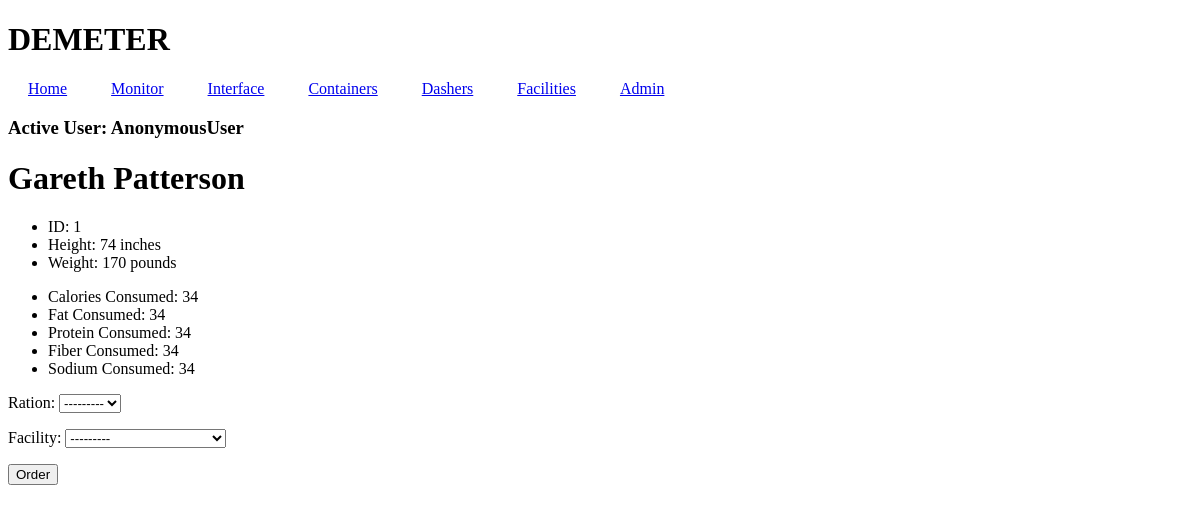
Page /monitor/1/ on the earlier database version.
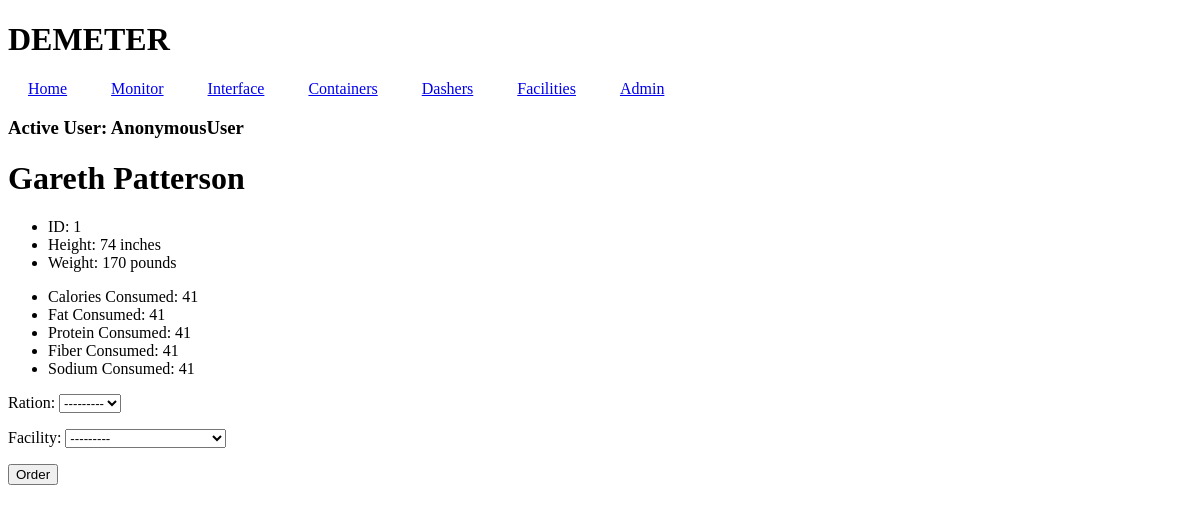
Same page on the later database version.
### inhabitant/models.py (models this page shows, shortened)
class DailyNutrition(models.Model):
    dailyNutrition = models.UUIDField(default=uuid.uuid4, editable=True, unique=True)
    inhabitant = models.ForeignKey(Inhabitant, on_delete=models.CASCADE, related_name="Nutrition")
    dateStamp = models.DateField(default=datetime.today)
    timeStamp = models.DateTimeField(default=datetime.now)
    foodEaten = models.TextField(null=True)
    caloriesConsumed = models.IntegerField(default=0, blank=False, null=False, validators=[MinValueValidator(0)])
    fatConsumed = models.IntegerField(default=0, blank=False, null=False, validators=[MinValueValidator(0)])
    sodiumConsumed = models.IntegerField(default=0, blank=False, null=False, validators=[MinValueValidator(0)])
    fiberConsumed = models.IntegerField(default=0, blank=False, null=False, validators=[MinValueValidator(0)])
    proteinConsumed = models.IntegerField(default=0, blank=False, null=False, validators=[MinValueValidator(0)])

### inhabitant/views.py (the view)
# urls.py: path("monitor/<str:inhabitantID>/", views.joinInhabDash, name="inhabdash"),
def joinInhabDash(request, inhabitantID):
    try:
        inhabitant = Inhabitant.objects.get(inhabitantID=inhabitantID)
        dailyNutrition = DailyNutrition.objects.get(inhabitant=inhabitant)
    except Inhabitant.DoesNotExist:
        inhabitant = None
    if request.method == 'POST':
        form = OrderFoodForm(request.POST)
        facilityForm = FacilityForm(request.POST)
        if form.is_valid() and facilityForm.is_valid():
            destinationFacility = facilityForm.cleaned_data['facility']
            ration = form.cleaned_data['ration']
            querySet = RationPack.objects.filter(typeRation=ration)
            if len(querySet) >= 1:
                for query in querySet:
                    rationPack = query
                    if rationPack.rations > 0:
                        break
                if rationPack.rations > 0:
                    destinationFacility = Facility.objects.get(facilityID=destinationFacility.facilityID)
                    locationOfRation = rationPack.container.location
                    availableDashers = Dasher.objects.filter(status="Awaiting")
                    optimalDasher = availableDashers[0]
                    optimalDasher.status = "In-Progress"
                    optimalDasher.location = locationOfRation
                    optimalDasher.locationX = locationOfRation.locationX
                    optimalDasher.locationY = locationOfRation.locationY
                    optimalDasher.save()
                    optimalDasher.rationHeld = ration
                    rationPack.rations -= 1
                    rationPack.save()
                    optimalDasher.save()
                    optimalDasher.location = destinationFacility
                    optimalDasher.locationX = destinationFacility.locationX
                    optimalDasher.locationY = destinationFacility.locationY
                    optimalDasher.save()
                    optimalDasher.rationHeld = None
                    optimalDasher.status = "Awaiting"
                    optimalDasher.save()
                else:
                    return render(request,"inhabitant/habdash.html",{
                    "inhabitant":inhabitant,
                    "nutrition":dailyNutrition,
                    "form":form,
                    "rationPack":RationPack,
                    "rationDNE":True,
                    "facilityForm":facilityForm,
                    })
            else:
                return render(request,"inhabitant/habdash.html",{
                    "inhabitant":inhabitant,
                    "nutrition":dailyNutrition,
                    "form":form,
                    "rationPack":RationPack,
                    "rationDNE":True,
                    "facilityForm":facilityForm,
                    })
            nc = NutrientContent.objects.get(ration=ration)
            dailyNutrition.caloriesConsumed += nc.calories
            dailyNutrition.fatConsumed += nc.fat
            dailyNutrition.proteinConsumed += nc.protein
            dailyNutrition.sodiumConsumed += nc.sodium
            dailyNutrition.fiberConsumed += nc.fiber
            dailyNutrition.save()
    else:
        form = OrderFoodForm()
        facilityForm = FacilityForm()
    return render(request,"inhabitant/habdash.html",{
        "inhabitant":inhabitant,
        "nutrition":dailyNutrition,
        "form":form,
        "RationDNE":False,
        "rationPack":RationPack,
        "facilityForm":facilityForm,
        })

### inhabitant/forms.py
class OrderFoodForm(forms.ModelForm):
    class Meta:
        model = NutrientContent
        fields = [
            "ration",
        ]

### storage/forms.py
class FacilityForm(forms.Form):
    facility = forms.ModelChoiceField(queryset=Facility.objects.all())

### container/models.py (called while the page is built)
    def __str__(self):
        return f"Facility {self.facilityID} - {self.typeFacility}"

    def __str__(self):
        return f"{self.rationType}"

### inhabitant/models.py (called while the page is built)
    def __str__ (self):
        return f"{self.firstName} {self.lastName}"

### inhabitant/templates/inhabitant/habdash.html (shortened to what this page needs)
{% extends 'inhabitant/base.html' %}
{% block body %}
<h1>{{ inhabitant }}</h1>
<ul>
    <li>ID: {{ inhabitant.inhabitantID }}</li>
    <li>Height: {{ inhabitant.height }} inches</li>
    <li>Weight: {{ inhabitant.weight }} pounds</li>
</ul>
<ul>
    <li>Calories Consumed: {{ nutrition.caloriesConsumed }}</li>
    <li>Fat Consumed: {{ nutrition.fatConsumed }}</li>
    <li>Protein Consumed: {{ nutrition.proteinConsumed }}</li>
    <li>Fiber Consumed: {{ nutrition.fiberConsumed }}</li>
    <li>Sodium Consumed: {{ nutrition.sodiumConsumed }}</li>
</ul>
<form method="post">
    {{ form.as_p }}
    {{ facilityForm.as_p }}
    <button type="submit">Order</button>
</form>
{% endblock %}

Differences in the rows shown:
changed DailyNutrition: caloriesConsumed "34" → "41"; fatConsumed "34" → "41"; proteinConsumed "34" → "41"; fiberConsumed "34" → "41"; sodiumConsumed "34" → "41"
